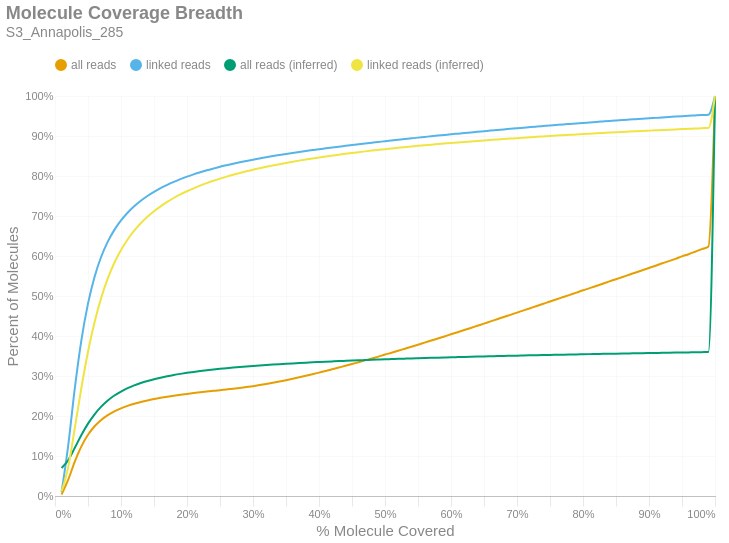

The cell this chart's notebook holds for it:
### Markdown cell above
### Molecule Read Coverage
This chart shows molecule coverage breadth as computed by the number of bases aligned to that molecule. In other words, "*how much of each unique long molecule is actually sequenced/aligned?*" Keep in mind there is a distinction between sequences and alignments, since some sequences belonging to a particular molecule may not align well and wouldn't appear in the alignment data. This chart also shows molecule coverage breadth as computed by the *inferred fragment* from which the aligned sequences originate. Unlike read coverage, this calculation takes into account the total insert size, including unsequenced gaps between the forward and reverse reads. Like the previous figures, these are cumulative percents.

### Code cell
if SKIPLR:
    print_html(f"Skipped")
else:
    binned_df = consolidated_hist(valids['coverage_bp'], mask, 0.01, True)
    binned_df_inf = consolidated_hist(valids['coverage_inserts'], mask, 0.01, True)
    binned_df = binned_df.with_columns(pl.lit(binned_df_inf['all reads (cumsum)']).alias('all reads (inferred)'))
    binned_df = binned_df.with_columns(pl.lit(binned_df_inf['linked reads (cumsum)']).alias('linked reads (inferred)'))
    binned_df = binned_df.with_columns(
        (pl.col('bin').cast(pl.Float64) + 0.01).alias('right_edge')
    )

    with SafeRender(binned_df):
        (
            density_plot(binned_df, 'Molecule Coverage Breadth', samplename, 'molcov', ['all reads (inferred)','linked reads (inferred)'])
            .encode(
                #x=alt.X('bin:Q', title="% Molecule Covered").axis(format = '%').scale(padding=0),
                x=alt.X('right_edge:Q', title="% Molecule Covered").axis(format='%').scale(padding=0),
                y=alt.Y('value:Q', title='Percent of Molecules')
                    .axis(format='%')
                    .stack(False)
                    .scale(domainMin=0, padding=0),
                color=alt.Color("key:N").scale(domain = ["all reads", "linked reads", "all reads (inferred)", "linked reads (inferred)"]),
                tooltip = [
                    alt.Tooltip("key:N", title = "Data Type"),
                    alt.Tooltip("range_label:N", title="% Molecule Covered"),
                    alt.Tooltip("value:Q", format = ".2%", title="% Molecules")
                ]
            )
        ).display()

### Figure 1 — Vega-Lite specification as saved in the notebook (floating-point values rounded to 4 significant figures)
{"width": "container", "height": 400, "config": {"title": {"anchor": "start", "dy": -15, "fontSize": 18, "color": "#888888", "subtitleColor": "#888888", "subtitleFontSize": 14}, "arc": {"fill": "#0072B2"}, "axis": {"domainColor": "#888888", "domainWidth": 0.5, "gridWidth": 0.2, "grid": false, "titleFontWeight": 400, "titleFontSize": 15, "labelFontSize": 11, "labelColor": "#888888", "tickColor": "#888888", "tickWidth": 0.2, "titleColor": "#888888"}, "axisBand": {"grid": false}, "axisX": {"grid": true, "tickSize": 10, "domainCap": "round"}, "axisY": {"domain": false, "grid": true, "tickSize": 0, "domainCap": "round"}, "background": "transparent", "header": {"labelFontSize": 15, "labelColor": "#888888", "titleFontSize": 15, "titleFontWeight": 600, "titleColor": "#888888"}, "legend": {"labelFont": "sans-serif", "labelFontSize": 12, "labelColor": "#888888", "symbolSize": 100, "symbolType": "circle", "titleFontSize": 12, "titlePadding": 10, "titleColor": "#888888", "title": null, "orient": "top"}, "range": {"category": ["#E69F00", "#56B4E9", "#009E73", "#F0E442", "#0072B2", "#D55E00", "#CC79A7", "#000000"], "diverging": ["#cfe8f3", "#a2d4ec", "#73bfe2", "#46abdb", "#1696d2", "#12719e"]}, "area": {"fill": "#0072B2", "fillOpacity": 0.7, "line": true, "strokeOpacity": 0.7}, "line": {"color": "#0072B2", "stroke": "#0072B2", "strokeWidth": 2}, "trail": {"color": "#0072B2", "stroke": "#0072B2", "strokeWidth": 0, "size": 1}, "point": {"filled": true, "fillOpacity": 1.0, "size": 95}, "text": {"color": "#888888", "fontSize": 11, "align": "right", "fontWeight": 400, "size": 11}, "bar": {"fill": "#0072B2", "stroke": null}, "view": {"stroke": null, "continuousWidth": 660, "continuousHeight": 400}}, "data": {"name": "data-e7d760862cd9cf9b315b76c779ee22e7"}, "mark": {"type": "line", "interpolate": "monotone", "point": {"opacity": 0, "size": 275}}, "encoding": {"color": {"field": "key", "scale": {"domain": ["all reads", "linked reads", "all reads (inferred)", "linked reads (inferred)"]}, "type": "nominal"}, "tooltip": [{"field": "key", "title": "Data Type", "type": "nominal"}, {"field": "range_label", "title": "% Molecule Covered", "type": "nominal"}, {"field": "value", "format": ".2%", "title": "% Molecules", "type": "quantitative"}], "x": {"axis": {"format": "%"}, "field": "right_edge", "scale": {"padding": 0}, "title": "% Molecule Covered", "type": "quantitative"}, "y": {"axis": {"format": "%"}, "field": "value", "scale": {"domainMin": 0, "padding": 0}, "stack": false, "title": "Percent of Molecules", "type": "quantitative"}}, "params": [{"name": "param_c36ac31b6afebe62", "select": {"type": "point", "fields": ["key"]}, "bind": "legend"}], "title": {"text": "Molecule Coverage Breadth", "subtitle": "S3_Annapolis_285"}, "transform": [{"fold": ["all reads (cumsum)", "linked reads (cumsum)", "all reads (inferred)", "linked reads (inferred)"]}, {"calculate": "replace(datum.key, ' (cumsum)', '')", "as": "key"}, {"filter": {"param": "param_c36ac31b6afebe62"}}], "usermeta": {"embedOptions": {"downloadFileName": "S3_Annapolis_285.molcov"}}, "$schema": "https://vega.github.io/schema/vega-lite/v6.1.0.json", "datasets": {"data-e7d760862cd9cf9b315b76c779ee22e7": [{"bin": "0.0", "interval": "0.0-0.01", "all reads": 0.003636, "linked reads": 0.01047, "all reads (cumsum)": 0.003636, "linked reads (cumsum)": 0.01047, "range_label": "0.0-0.01", "all reads (inferred)": 0.06995, "linked reads (inferred)": 0.01173, "right_edge": 0.01}, {"bin": "0.01", "interval": "0.01-0.02", "all reads": 0.03702, "linked reads": 0.1157, "all reads (cumsum)": 0.04065, "linked reads (cumsum)": 0.1262, "range_label": "0.01-0.02", "all reads (inferred)": 0.08954, "linked reads (inferred)": 0.07226, "right_edge": 0.02}, {"bin": "0.02", "interval": "0.02-0.03", "all reads": 0.04537, "linked reads": 0.1431, "all reads (cumsum)": 0.08602, "linked reads (cumsum)": 0.2693, "range_label": "0.02-0.03", "all reads (inferred)": 0.1205, "linked reads (inferred)": 0.1698, "right_edge": 0.03}, {"bin": "0.03", "interval": "0.03-0.04", "all reads": 0.03818, "linked reads": 0.1206, "all reads (cumsum)": 0.1242, "linked reads (cumsum)": 0.3898, "range_label": "0.03-0.04", "all reads (inferred)": 0.1524, "linked reads (inferred)": 0.2707, "right_edge": 0.04}, {"bin": "0.04", "interval": "0.04-0.05", "all reads": 0.02888, "linked reads": 0.09117, "all reads (cumsum)": 0.1531, "linked reads (cumsum)": 0.481, "range_label": "0.04-0.05", "all reads (inferred)": 0.1809, "linked reads (inferred)": 0.3606, "right_edge": 0.05}, {"bin": "0.05", "interval": "0.05-0.06", "all reads": 0.02135, "linked reads": 0.06726, "all reads (cumsum)": 0.1744, "linked reads (cumsum)": 0.5483, "range_label": "0.05-0.06", "all reads (inferred)": 0.2043, "linked reads (inferred)": 0.4349, "right_edge": 0.06}, {"bin": "0.06", "interval": "0.06-0.07", "all reads": 0.01585, "linked reads": 0.04985, "all reads (cumsum)": 0.1903, "linked reads (cumsum)": 0.5981, "range_label": "0.06-0.07", "all reads (inferred)": 0.2234, "linked reads (inferred)": 0.4954, "right_edge": 0.07}, {"bin": "0.07", "interval": "0.07-0.08", "all reads": 0.01205, "linked reads": 0.03786, "all reads (cumsum)": 0.2023, "linked reads (cumsum)": 0.636, "range_label": "0.07-0.08", "all reads (inferred)": 0.2388, "linked reads (inferred)": 0.5439, "right_edge": 0.08}, {"bin": "0.08", "interval": "0.08-0.09", "all reads": 0.009348, "linked reads": 0.02929, "all reads (cumsum)": 0.2117, "linked reads (cumsum)": 0.6653, "range_label": "0.08-0.09", "all reads (inferred)": 0.2511, "linked reads (inferred)": 0.583, "right_edge": 0.09}, {"bin": "0.09", "interval": "0.09-0.1", "all reads": 0.00756, "linked reads": 0.0236, "all reads (cumsum)": 0.2192, "linked reads (cumsum)": 0.6889, "range_label": "0.09-0.1", "all reads (inferred)": 0.2612, "linked reads (inferred)": 0.6148, "right_edge": 0.1}, {"bin": "0.1", "interval": "0.1-0.11", "all reads": 0.006183, "linked reads": 0.01921, "all reads (cumsum)": 0.2254, "linked reads (cumsum)": 0.7081, "range_label": "0.1-0.11", "all reads (inferred)": 0.2695, "linked reads (inferred)": 0.6412, "right_edge": 0.11}, {"bin": "0.11", "interval": "0.11-0.12", "all reads": 0.005226, "linked reads": 0.01621, "all reads (cumsum)": 0.2306, "linked reads (cumsum)": 0.7243, "range_label": "0.11-0.12", "all reads (inferred)": 0.2765, "linked reads (inferred)": 0.6633, "right_edge": 0.12}, {"bin": "0.12", "interval": "0.12-0.13", "all reads": 0.004447, "linked reads": 0.01377, "all reads (cumsum)": 0.2351, "linked reads (cumsum)": 0.738, "range_label": "0.12-0.13", "all reads (inferred)": 0.2825, "linked reads (inferred)": 0.682, "right_edge": 0.13}, {"bin": "0.13", "interval": "0.13-0.14", "all reads": 0.003863, "linked reads": 0.01191, "all reads (cumsum)": 0.239, "linked reads (cumsum)": 0.75, "range_label": "0.13-0.14", "all reads (inferred)": 0.2875, "linked reads (inferred)": 0.698, "right_edge": 0.14}, {"bin": "0.14", "interval": "0.14-0.15", "all reads": 0.003385, "linked reads": 0.01039, "all reads (cumsum)": 0.2423, "linked reads (cumsum)": 0.7603, "range_label": "0.14-0.15", "all reads (inferred)": 0.292, "linked reads (inferred)": 0.7119, "right_edge": 0.15}, {"bin": "0.15", "interval": "0.15-0.16", "all reads": 0.003043, "linked reads": 0.009219, "all reads (cumsum)": 0.2454, "linked reads (cumsum)": 0.7696, "range_label": "0.15-0.16", "all reads (inferred)": 0.2959, "linked reads (inferred)": 0.7242, "right_edge": 0.16}, {"bin": "0.16", "interval": "0.16-0.17", "all reads": 0.002787, "linked reads": 0.00838, "all reads (cumsum)": 0.2482, "linked reads (cumsum)": 0.7779, "range_label": "0.16-0.17", "all reads (inferred)": 0.2994, "linked reads (inferred)": 0.7352, "right_edge": 0.17}, {"bin": "0.17", "interval": "0.17-0.18", "all reads": 0.002533, "linked reads": 0.007473, "all reads (cumsum)": 0.2507, "linked reads (cumsum)": 0.7854, "range_label": "0.17-0.18", "all reads (inferred)": 0.3025, "linked reads (inferred)": 0.745, "right_edge": 0.18}, {"bin": "0.18", "interval": "0.18-0.19", "all reads": 0.002348, "linked reads": 0.006795, "all reads (cumsum)": 0.253, "linked reads (cumsum)": 0.7922, "range_label": "0.18-0.19", "all reads (inferred)": 0.3053, "linked reads (inferred)": 0.7538, "right_edge": 0.19}, {"bin": "0.19", "interval": "0.19-0.2", "all reads": 0.002187, "linked reads": 0.006215, "all reads (cumsum)": 0.2552, "linked reads (cumsum)": 0.7984, "range_label": "0.19-0.2", "all reads (inferred)": 0.3079, "linked reads (inferred)": 0.7619, "right_edge": 0.2}, {"bin": "0.2", "interval": "0.2-0.21", "all reads": 0.002045, "linked reads": 0.005684, "all reads (cumsum)": 0.2573, "linked reads (cumsum)": 0.8041, "range_label": "0.2-0.21", "all reads (inferred)": 0.3102, "linked reads (inferred)": 0.7692, "right_edge": 0.21}, {"bin": "0.21", "interval": "0.21-0.22", "all reads": 0.001943, "linked reads": 0.00522, "all reads (cumsum)": 0.2592, "linked reads (cumsum)": 0.8093, "range_label": "0.21-0.22", "all reads (inferred)": 0.3124, "linked reads (inferred)": 0.776, "right_edge": 0.22}, {"bin": "0.22", "interval": "0.22-0.23", "all reads": 0.00185, "linked reads": 0.004862, "all reads (cumsum)": 0.2611, "linked reads (cumsum)": 0.8142, "range_label": "0.22-0.23", "all reads (inferred)": 0.3144, "linked reads (inferred)": 0.7822, "right_edge": 0.23}, {"bin": "0.23", "interval": "0.23-0.24", "all reads": 0.00179, "linked reads": 0.004491, "all reads (cumsum)": 0.2629, "linked reads (cumsum)": 0.8187, "range_label": "0.23-0.24", "all reads (inferred)": 0.3162, "linked reads (inferred)": 0.788, "right_edge": 0.24}, {"bin": "0.24", "interval": "0.24-0.25", "all reads": 0.001782, "linked reads": 0.004333, "all reads (cumsum)": 0.2646, "linked reads (cumsum)": 0.823, "range_label": "0.24-0.25", "all reads (inferred)": 0.3179, "linked reads (inferred)": 0.7934, "right_edge": 0.25}, {"bin": "0.25", "interval": "0.25-0.26", "all reads": 0.001719, "linked reads": 0.003958, "all reads (cumsum)": 0.2664, "linked reads (cumsum)": 0.827, "range_label": "0.25-0.26", "all reads (inferred)": 0.3196, "linked reads (inferred)": 0.7985, "right_edge": 0.26}, {"bin": "0.26", "interval": "0.26-0.27", "all reads": 0.001789, "linked reads": 0.003793, "all reads (cumsum)": 0.2682, "linked reads (cumsum)": 0.8308, "range_label": "0.26-0.27", "all reads (inferred)": 0.321, "linked reads (inferred)": 0.8031, "right_edge": 0.27}, {"bin": "0.27", "interval": "0.27-0.28", "all reads": 0.001973, "linked reads": 0.003622, "all reads (cumsum)": 0.2701, "linked reads (cumsum)": 0.8344, "range_label": "0.27-0.28", "all reads (inferred)": 0.3225, "linked reads (inferred)": 0.8075, "right_edge": 0.28}, {"bin": "0.28", "interval": "0.28-0.29", "all reads": 0.002131, "linked reads": 0.003313, "all reads (cumsum)": 0.2723, "linked reads (cumsum)": 0.8377, "range_label": "0.28-0.29", "all reads (inferred)": 0.3238, "linked reads (inferred)": 0.8117, "right_edge": 0.29}, {"bin": "0.29", "interval": "0.29-0.3", "all reads": 0.002374, "linked reads": 0.003166, "all reads (cumsum)": 0.2746, "linked reads (cumsum)": 0.8409, "range_label": "0.29-0.3", "all reads (inferred)": 0.3251, "linked reads (inferred)": 0.8158, "right_edge": 0.3}, {"bin": "0.3", "interval": "0.3-0.31", "all reads": 0.002591, "linked reads": 0.003056, "all reads (cumsum)": 0.2772, "linked reads (cumsum)": 0.8439, "range_label": "0.3-0.31", "all reads (inferred)": 0.3263, "linked reads (inferred)": 0.8195, "right_edge": 0.31}, {"bin": "0.31", "interval": "0.31-0.32", "all reads": 0.002861, "linked reads": 0.003038, "all reads (cumsum)": 0.2801, "linked reads (cumsum)": 0.847, "range_label": "0.31-0.32", "all reads (inferred)": 0.3274, "linked reads (inferred)": 0.823, "right_edge": 0.32}, {"bin": "0.32", "interval": "0.32-0.33", "all reads": 0.003039, "linked reads": 0.002834, "all reads (cumsum)": 0.2831, "linked reads (cumsum)": 0.8498, "range_label": "0.32-0.33", "all reads (inferred)": 0.3285, "linked reads (inferred)": 0.8264, "right_edge": 0.33}, {"bin": "0.33", "interval": "0.33-0.34", "all reads": 0.003149, "linked reads": 0.00268, "all reads (cumsum)": 0.2863, "linked reads (cumsum)": 0.8525, "range_label": "0.33-0.34", "all reads (inferred)": 0.3296, "linked reads (inferred)": 0.8296, "right_edge": 0.34}, {"bin": "0.34", "interval": "0.34-0.35", "all reads": 0.003353, "linked reads": 0.002609, "all reads (cumsum)": 0.2896, "linked reads (cumsum)": 0.8551, "range_label": "0.34-0.35", "all reads (inferred)": 0.3306, "linked reads (inferred)": 0.8327, "right_edge": 0.35}, {"bin": "0.35", "interval": "0.35-0.36", "all reads": 0.003517, "linked reads": 0.002507, "all reads (cumsum)": 0.2931, "linked reads (cumsum)": 0.8576, "range_label": "0.35-0.36", "all reads (inferred)": 0.3315, "linked reads (inferred)": 0.8356, "right_edge": 0.36}, {"bin": "0.36", "interval": "0.36-0.37", "all reads": 0.003639, "linked reads": 0.002429, "all reads (cumsum)": 0.2968, "linked reads (cumsum)": 0.86, "range_label": "0.36-0.37", "all reads (inferred)": 0.3324, "linked reads (inferred)": 0.8385, "right_edge": 0.37}, {"bin": "0.37", "interval": "0.37-0.38", "all reads": 0.003747, "linked reads": 0.002367, "all reads (cumsum)": 0.3005, "linked reads (cumsum)": 0.8624, "range_label": "0.37-0.38", "all reads (inferred)": 0.3333, "linked reads (inferred)": 0.8412, "right_edge": 0.38}, {"bin": "0.38", "interval": "0.38-0.39", "all reads": 0.003898, "linked reads": 0.002326, "all reads (cumsum)": 0.3044, "linked reads (cumsum)": 0.8647, "range_label": "0.38-0.39", "all reads (inferred)": 0.3341, "linked reads (inferred)": 0.8438, "right_edge": 0.39}, {"bin": "0.39", "interval": "0.39-0.4", "all reads": 0.004071, "linked reads": 0.002276, "all reads (cumsum)": 0.3085, "linked reads (cumsum)": 0.867, "range_label": "0.39-0.4", "all reads (inferred)": 0.3349, "linked reads (inferred)": 0.8463, "right_edge": 0.4}, {"bin": "0.4", "interval": "0.4-0.41", "all reads": 0.004072, "linked reads": 0.002134, "all reads (cumsum)": 0.3126, "linked reads (cumsum)": 0.8691, "range_label": "0.4-0.41", "all reads (inferred)": 0.3357, "linked reads (inferred)": 0.8487, "right_edge": 0.41}, {"bin": "0.41", "interval": "0.41-0.42", "all reads": 0.004232, "linked reads": 0.002142, "all reads (cumsum)": 0.3168, "linked reads (cumsum)": 0.8713, "range_label": "0.41-0.42", "all reads (inferred)": 0.3365, "linked reads (inferred)": 0.851, "right_edge": 0.42}, {"bin": "0.42", "interval": "0.42-0.43", "all reads": 0.004347, "linked reads": 0.002083, "all reads (cumsum)": 0.3211, "linked reads (cumsum)": 0.8733, "range_label": "0.42-0.43", "all reads (inferred)": 0.3372, "linked reads (inferred)": 0.8533, "right_edge": 0.43}, {"bin": "0.43", "interval": "0.43-0.44", "all reads": 0.004314, "linked reads": 0.002002, "all reads (cumsum)": 0.3255, "linked reads (cumsum)": 0.8754, "range_label": "0.43-0.44", "all reads (inferred)": 0.3379, "linked reads (inferred)": 0.8554, "right_edge": 0.44}, {"bin": "0.44", "interval": "0.44-0.45", "all reads": 0.004479, "linked reads": 0.002025, "all reads (cumsum)": 0.3299, "linked reads (cumsum)": 0.8774, "range_label": "0.44-0.45", "all reads (inferred)": 0.3386, "linked reads (inferred)": 0.8576, "right_edge": 0.45}, {"bin": "0.45", "interval": "0.45-0.46", "all reads": 0.00459, "linked reads": 0.001968, "all reads (cumsum)": 0.3345, "linked reads (cumsum)": 0.8793, "range_label": "0.45-0.46", "all reads (inferred)": 0.3393, "linked reads (inferred)": 0.8596, "right_edge": 0.46}, {"bin": "0.46", "interval": "0.46-0.47", "all reads": 0.00458, "linked reads": 0.001959, "all reads (cumsum)": 0.3391, "linked reads (cumsum)": 0.8813, "range_label": "0.46-0.47", "all reads (inferred)": 0.3399, "linked reads (inferred)": 0.8616, "right_edge": 0.47}, {"bin": "0.47", "interval": "0.47-0.48", "all reads": 0.00474, "linked reads": 0.00195, "all reads (cumsum)": 0.3439, "linked reads (cumsum)": 0.8833, "range_label": "0.47-0.48", "all reads (inferred)": 0.3405, "linked reads (inferred)": 0.8635, "right_edge": 0.48}, {"bin": "0.48", "interval": "0.48-0.49", "all reads": 0.004586, "linked reads": 0.00187, "all reads (cumsum)": 0.3484, "linked reads (cumsum)": 0.8851, "range_label": "0.48-0.49", "all reads (inferred)": 0.3411, "linked reads (inferred)": 0.8653, "right_edge": 0.49}, {"bin": "0.49", "interval": "0.49-0.5", "all reads": 0.005159, "linked reads": 0.001921, "all reads (cumsum)": 0.3536, "linked reads (cumsum)": 0.887, "range_label": "0.49-0.5", "all reads (inferred)": 0.3417, "linked reads (inferred)": 0.8671, "right_edge": 0.5}, {"bin": "0.5", "interval": "0.5-0.51", "all reads": 0.004479, "linked reads": 0.001783, "all reads (cumsum)": 0.3581, "linked reads (cumsum)": 0.8888, "range_label": "0.5-0.51", "all reads (inferred)": 0.3423, "linked reads (inferred)": 0.8688, "right_edge": 0.51}, {"bin": "0.51", "interval": "0.51-0.52", "all reads": 0.005118, "linked reads": 0.001834, "all reads (cumsum)": 0.3632, "linked reads (cumsum)": 0.8907, "range_label": "0.51-0.52", "all reads (inferred)": 0.3429, "linked reads (inferred)": 0.8706, "right_edge": 0.52}, {"bin": "0.52", "interval": "0.52-0.53", "all reads": 0.004961, "linked reads": 0.001798, "all reads (cumsum)": 0.3682, "linked reads (cumsum)": 0.8925, "range_label": "0.52-0.53", "all reads (inferred)": 0.3434, "linked reads (inferred)": 0.8722, "right_edge": 0.53}, {"bin": "0.53", "interval": "0.53-0.54", "all reads": 0.005045, "linked reads": 0.001742, "all reads (cumsum)": 0.3732, "linked reads (cumsum)": 0.8942, "range_label": "0.53-0.54", "all reads (inferred)": 0.3439, "linked reads (inferred)": 0.8738, "right_edge": 0.54}, {"bin": "0.54", "interval": "0.54-0.55", "all reads": 0.005025, "linked reads": 0.001736, "all reads (cumsum)": 0.3782, "linked reads (cumsum)": 0.8959, "range_label": "0.54-0.55", "all reads (inferred)": 0.3444, "linked reads (inferred)": 0.8753, "right_edge": 0.55}, {"bin": "0.55", "interval": "0.55-0.56", "all reads": 0.005168, "linked reads": 0.001685, "all reads (cumsum)": 0.3834, "linked reads (cumsum)": 0.8976, "range_label": "0.55-0.56", "all reads (inferred)": 0.345, "linked reads (inferred)": 0.8769, "right_edge": 0.56}, {"bin": "0.56", "interval": "0.56-0.57", "all reads": 0.005176, "linked reads": 0.001714, "all reads (cumsum)": 0.3886, "linked reads (cumsum)": 0.8993, "range_label": "0.56-0.57", "all reads (inferred)": 0.3454, "linked reads (inferred)": 0.8784, "right_edge": 0.57}, {"bin": "0.57", "interval": "0.57-0.58", "all reads": 0.005148, "linked reads": 0.001671, "all reads (cumsum)": 0.3937, "linked reads (cumsum)": 0.901, "range_label": "0.57-0.58", "all reads (inferred)": 0.3459, "linked reads (inferred)": 0.8798, "right_edge": 0.58}, {"bin": "0.58", "interval": "0.58-0.59", "all reads": 0.005221, "linked reads": 0.001632, "all reads (cumsum)": 0.3989, "linked reads (cumsum)": 0.9026, "range_label": "0.58-0.59", "all reads (inferred)": 0.3464, "linked reads (inferred)": 0.8812, "right_edge": 0.59}, {"bin": "0.59", "interval": "0.59-0.6", "all reads": 0.005356, "linked reads": 0.001665, "all reads (cumsum)": 0.4043, "linked reads (cumsum)": 0.9043, "range_label": "0.59-0.6", "all reads (inferred)": 0.3468, "linked reads (inferred)": 0.8826, "right_edge": 0.6}, {"bin": "0.6", "interval": "0.6-0.61", "all reads": 0.005189, "linked reads": 0.001574, "all reads (cumsum)": 0.4095, "linked reads (cumsum)": 0.9059, "range_label": "0.6-0.61", "all reads (inferred)": 0.3473, "linked reads (inferred)": 0.8839, "right_edge": 0.61}, {"bin": "0.61", "interval": "0.61-0.62", "all reads": 0.005417, "linked reads": 0.001578, "all reads (cumsum)": 0.4149, "linked reads (cumsum)": 0.9075, "range_label": "0.61-0.62", "all reads (inferred)": 0.3477, "linked reads (inferred)": 0.8852, "right_edge": 0.62}, {"bin": "0.62", "interval": "0.62-0.63", "all reads": 0.005285, "linked reads": 0.001553, "all reads (cumsum)": 0.4202, "linked reads (cumsum)": 0.909, "range_label": "0.62-0.63", "all reads (inferred)": 0.3481, "linked reads (inferred)": 0.8865, "right_edge": 0.63}, {"bin": "0.63", "interval": "0.63-0.64", "all reads": 0.005418, "linked reads": 0.001563, "all reads (cumsum)": 0.4256, "linked reads (cumsum)": 0.9106, "range_label": "0.63-0.64", "all reads (inferred)": 0.3485, "linked reads (inferred)": 0.8877, "right_edge": 0.64}, {"bin": "0.64", "interval": "0.64-0.65", "all reads": 0.00538, "linked reads": 0.00151, "all reads (cumsum)": 0.431, "linked reads (cumsum)": 0.9121, "range_label": "0.64-0.65", "all reads (inferred)": 0.349, "linked reads (inferred)": 0.8889, "right_edge": 0.65}, {"bin": "0.65", "interval": "0.65-0.66", "all reads": 0.005621, "linked reads": 0.001536, "all reads (cumsum)": 0.4366, "linked reads (cumsum)": 0.9136, "range_label": "0.65-0.66", "all reads (inferred)": 0.3494, "linked reads (inferred)": 0.8901, "right_edge": 0.66}, {"bin": "0.66", "interval": "0.66-0.67", "all reads": 0.005399, "linked reads": 0.001434, "all reads (cumsum)": 0.442, "linked reads (cumsum)": 0.9151, "range_label": "0.66-0.67", "all reads (inferred)": 0.3498, "linked reads (inferred)": 0.8913, "right_edge": 0.67}, {"bin": "0.67", "interval": "0.67-0.68", "all reads": 0.005511, "linked reads": 0.00148, "all reads (cumsum)": 0.4475, "linked reads (cumsum)": 0.9165, "range_label": "0.67-0.68", "all reads (inferred)": 0.3501, "linked reads (inferred)": 0.8924, "right_edge": 0.68}, {"bin": "0.68", "interval": "0.68-0.69", "all reads": 0.005417, "linked reads": 0.00144, "all reads (cumsum)": 0.4529, "linked reads (cumsum)": 0.918, "range_label": "0.68-0.69", "all reads (inferred)": 0.3505, "linked reads (inferred)": 0.8935, "right_edge": 0.69}, {"bin": "0.69", "interval": "0.69-0.7", "all reads": 0.00559, "linked reads": 0.001469, "all reads (cumsum)": 0.4585, "linked reads (cumsum)": 0.9194, "range_label": "0.69-0.7", "all reads (inferred)": 0.3509, "linked reads (inferred)": 0.8946, "right_edge": 0.7}, {"bin": "0.7", "interval": "0.7-0.71", "all reads": 0.005458, "linked reads": 0.00139, "all reads (cumsum)": 0.464, "linked reads (cumsum)": 0.9208, "range_label": "0.7-0.71", "all reads (inferred)": 0.3513, "linked reads (inferred)": 0.8958, "right_edge": 0.71}, {"bin": "0.71", "interval": "0.71-0.72", "all reads": 0.005526, "linked reads": 0.001419, "all reads (cumsum)": 0.4695, "linked reads (cumsum)": 0.9222, "range_label": "0.71-0.72", "all reads (inferred)": 0.3516, "linked reads (inferred)": 0.8969, "right_edge": 0.72}, {"bin": "0.72", "interval": "0.72-0.73", "all reads": 0.005617, "linked reads": 0.001357, "all reads (cumsum)": 0.4751, "linked reads (cumsum)": 0.9236, "range_label": "0.72-0.73", "all reads (inferred)": 0.352, "linked reads (inferred)": 0.8979, "right_edge": 0.73}, {"bin": "0.73", "interval": "0.73-0.74", "all reads": 0.005472, "linked reads": 0.00134, "all reads (cumsum)": 0.4806, "linked reads (cumsum)": 0.9249, "range_label": "0.73-0.74", "all reads (inferred)": 0.3524, "linked reads (inferred)": 0.899, "right_edge": 0.74}, {"bin": "0.74", "interval": "0.74-0.75", "all reads": 0.005787, "linked reads": 0.001342, "all reads (cumsum)": 0.4864, "linked reads (cumsum)": 0.9263, "range_label": "0.74-0.75", "all reads (inferred)": 0.3527, "linked reads (inferred)": 0.9, "right_edge": 0.75}, {"bin": "0.75", "interval": "0.75-0.76", "all reads": 0.005382, "linked reads": 0.001312, "all reads (cumsum)": 0.4918, "linked reads (cumsum)": 0.9276, "range_label": "0.75-0.76", "all reads (inferred)": 0.3531, "linked reads (inferred)": 0.901, "right_edge": 0.76}, {"bin": "0.76", "interval": "0.76-0.77", "all reads": 0.005594, "linked reads": 0.001298, "all reads (cumsum)": 0.4974, "linked reads (cumsum)": 0.9289, "range_label": "0.76-0.77", "all reads (inferred)": 0.3534, "linked reads (inferred)": 0.9019, "right_edge": 0.77}, {"bin": "0.77", "interval": "0.77-0.78", "all reads": 0.005572, "linked reads": 0.001264, "all reads (cumsum)": 0.5029, "linked reads (cumsum)": 0.9302, "range_label": "0.77-0.78", "all reads (inferred)": 0.3537, "linked reads (inferred)": 0.9029, "right_edge": 0.78}, {"bin": "0.78", "interval": "0.78-0.79", "all reads": 0.005525, "linked reads": 0.001262, "all reads (cumsum)": 0.5085, "linked reads (cumsum)": 0.9314, "range_label": "0.78-0.79", "all reads (inferred)": 0.354, "linked reads (inferred)": 0.9039, "right_edge": 0.79}, {"bin": "0.79", "interval": "0.79-0.8", "all reads": 0.005773, "linked reads": 0.001266, "all reads (cumsum)": 0.5142, "linked reads (cumsum)": 0.9327, "range_label": "0.79-0.8", "all reads (inferred)": 0.3544, "linked reads (inferred)": 0.9048, "right_edge": 0.8}, {"bin": "0.8", "interval": "0.8-0.81", "all reads": 0.005377, "linked reads": 0.001193, "all reads (cumsum)": 0.5196, "linked reads (cumsum)": 0.9339, "range_label": "0.8-0.81", "all reads (inferred)": 0.3547, "linked reads (inferred)": 0.9058, "right_edge": 0.81}, {"bin": "0.81", "interval": "0.81-0.82", "all reads": 0.005545, "linked reads": 0.001255, "all reads (cumsum)": 0.5251, "linked reads (cumsum)": 0.9351, "range_label": "0.81-0.82", "all reads (inferred)": 0.355, "linked reads (inferred)": 0.9067, "right_edge": 0.82}, {"bin": "0.82", "interval": "0.82-0.83", "all reads": 0.005644, "linked reads": 0.001194, "all reads (cumsum)": 0.5308, "linked reads (cumsum)": 0.9363, "range_label": "0.82-0.83", "all reads (inferred)": 0.3553, "linked reads (inferred)": 0.9076, "right_edge": 0.83}, {"bin": "0.83", "interval": "0.83-0.84", "all reads": 0.005639, "linked reads": 0.001193, "all reads (cumsum)": 0.5364, "linked reads (cumsum)": 0.9375, "range_label": "0.83-0.84", "all reads (inferred)": 0.3556, "linked reads (inferred)": 0.9085, "right_edge": 0.84}, {"bin": "0.84", "interval": "0.84-0.85", "all reads": 0.005575, "linked reads": 0.001185, "all reads (cumsum)": 0.542, "linked reads (cumsum)": 0.9387, "range_label": "0.84-0.85", "all reads (inferred)": 0.3559, "linked reads (inferred)": 0.9093, "right_edge": 0.85}, {"bin": "0.85", "interval": "0.85-0.86", "all reads": 0.00564, "linked reads": 0.001161, "all reads (cumsum)": 0.5476, "linked reads (cumsum)": 0.9399, "range_label": "0.85-0.86", "all reads (inferred)": 0.3562, "linked reads (inferred)": 0.9102, "right_edge": 0.86}, {"bin": "0.86", "interval": "0.86-0.87", "all reads": 0.005565, "linked reads": 0.001126, "all reads (cumsum)": 0.5532, "linked reads (cumsum)": 0.941, "range_label": "0.86-0.87", "all reads (inferred)": 0.3565, "linked reads (inferred)": 0.911, "right_edge": 0.87}, {"bin": "0.87", "interval": "0.87-0.88", "all reads": 0.00565, "linked reads": 0.00112, "all reads (cumsum)": 0.5589, "linked reads (cumsum)": 0.9421, "range_label": "0.87-0.88", "all reads (inferred)": 0.3568, "linked reads (inferred)": 0.9118, "right_edge": 0.88}, {"bin": "0.88", "interval": "0.88-0.89", "all reads": 0.005577, "linked reads": 0.001116, "all reads (cumsum)": 0.5644, "linked reads (cumsum)": 0.9432, "range_label": "0.88-0.89", "all reads (inferred)": 0.3571, "linked reads (inferred)": 0.9126, "right_edge": 0.89}, {"bin": "0.89", "interval": "0.89-0.9", "all reads": 0.005733, "linked reads": 0.001059, "all reads (cumsum)": 0.5702, "linked reads (cumsum)": 0.9443, "range_label": "0.89-0.9", "all reads (inferred)": 0.3574, "linked reads (inferred)": 0.9134, "right_edge": 0.9}, {"bin": "0.9", "interval": "0.9-0.91", "all reads": 0.005399, "linked reads": 0.001021, "all reads (cumsum)": 0.5756, "linked reads (cumsum)": 0.9453, "range_label": "0.9-0.91", "all reads (inferred)": 0.3576, "linked reads (inferred)": 0.9142, "right_edge": 0.91}, {"bin": "0.91", "interval": "0.91-0.92", "all reads": 0.006138, "linked reads": 0.001056, "all reads (cumsum)": 0.5817, "linked reads (cumsum)": 0.9464, "range_label": "0.91-0.92", "all reads (inferred)": 0.3579, "linked reads (inferred)": 0.915, "right_edge": 0.92}, {"bin": "0.92", "interval": "0.92-0.93", "all reads": 0.00535, "linked reads": 0.001032, "all reads (cumsum)": 0.5871, "linked reads (cumsum)": 0.9474, "range_label": "0.92-0.93", "all reads (inferred)": 0.3582, "linked reads (inferred)": 0.9157, "right_edge": 0.93}, {"bin": "0.93", "interval": "0.93-0.94", "all reads": 0.005842, "linked reads": 0.001063, "all reads (cumsum)": 0.5929, "linked reads (cumsum)": 0.9485, "range_label": "0.93-0.94", "all reads (inferred)": 0.3585, "linked reads (inferred)": 0.9165, "right_edge": 0.94}, {"bin": "0.94", "interval": "0.94-0.95", "all reads": 0.006241, "linked reads": 0.001012, "all reads (cumsum)": 0.5991, "linked reads (cumsum)": 0.9495, "range_label": "0.94-0.95", "all reads (inferred)": 0.3587, "linked reads (inferred)": 0.9172, "right_edge": 0.95}, {"bin": "0.95", "interval": "0.95-0.96", "all reads": 0.005288, "linked reads": 0.0009862, "all reads (cumsum)": 0.6044, "linked reads (cumsum)": 0.9505, "range_label": "0.95-0.96", "all reads (inferred)": 0.359, "linked reads (inferred)": 0.918, "right_edge": 0.96}, {"bin": "0.96", "interval": "0.96-0.97", "all reads": 0.006174, "linked reads": 0.000935, "all reads (cumsum)": 0.6106, "linked reads (cumsum)": 0.9514, "range_label": "0.96-0.97", "all reads (inferred)": 0.3593, "linked reads (inferred)": 0.9187, "right_edge": 0.97}, {"bin": "0.97", "interval": "0.97-0.98", "all reads": 0.006565, "linked reads": 0.0009423, "all reads (cumsum)": 0.6172, "linked reads (cumsum)": 0.9523, "range_label": "0.97-0.98", "all reads (inferred)": 0.3596, "linked reads (inferred)": 0.9195, "right_edge": 0.98}, {"bin": "0.98", "interval": "0.98-0.99", "all reads": 0.006185, "linked reads": 0.0009453, "all reads (cumsum)": 0.6234, "linked reads (cumsum)": 0.9533, "range_label": "0.98-0.99", "all reads (inferred)": 0.36, "linked reads (inferred)": 0.9202, "right_edge": 0.99}, {"bin": "0.99", "interval": "0.99-1.0", "all reads": 0.3766, "linked reads": 0.04672, "all reads (cumsum)": 1.0, "linked reads (cumsum)": 1.0, "range_label": "0.99-1.0", "all reads (inferred)": 1.0, "linked reads (inferred)": 1.0, "right_edge": 1.0}]}}
